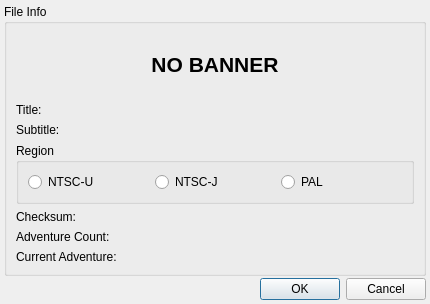
<?xml version="1.0" encoding="UTF-8"?>
<ui version="4.0">
 <class>FileInfoDialog</class>
 <widget class="QDialog" name="FileInfoDialog">
  <property name="geometry">
   <rect>
    <x>0</x>
    <y>0</y>
    <width>430</width>
    <height>288</height>
   </rect>
  </property>
  <property name="sizePolicy">
   <sizepolicy hsizetype="Fixed" vsizetype="Fixed">
    <horstretch>0</horstretch>
    <verstretch>0</verstretch>
   </sizepolicy>
  </property>
  <property name="windowTitle">
   <string>File Info</string>
  </property>
  <layout class="QGridLayout" name="gridLayout">
   <property name="margin">
    <number>4</number>
   </property>
   <property name="spacing">
    <number>2</number>
   </property>
   <item row="0" column="0">
    <widget class="QGroupBox" name="fileInfoGrpBox">
     <property name="title">
      <string>File Info</string>
     </property>
     <layout class="QGridLayout" name="gridLayout_2">
      <item row="1" column="0">
       <widget class="QLabel" name="titleLbl">
        <property name="text">
         <string>Title:</string>
        </property>
       </widget>
      </item>
      <item row="3" column="0">
       <widget class="QGroupBox" name="groupBox">
        <property name="title">
         <string>Region</string>
        </property>
        <layout class="QHBoxLayout" name="horizontalLayout">
         <item>
          <widget class="QRadioButton" name="ntscURadioBtn">
           <property name="text">
            <string>NTSC-U</string>
           </property>
          </widget>
         </item>
         <item>
          <widget class="QRadioButton" name="ntscJRadioBtn">
           <property name="text">
            <string>NTSC-J</string>
           </property>
          </widget>
         </item>
         <item>
          <widget class="QRadioButton" name="palRadioBtn">
           <property name="text">
            <string>PAL</string>
           </property>
          </widget>
         </item>
        </layout>
       </widget>
      </item>
      <item row="0" column="0">
       <layout class="QHBoxLayout" name="horizontalLayout_2">
        <item>
         <spacer name="horizontalSpacer_2">
          <property name="orientation">
           <enum>Qt::Horizontal</enum>
          </property>
          <property name="sizeHint" stdset="0">
           <size>
            <width>40</width>
            <height>20</height>
           </size>
          </property>
         </spacer>
        </item>
        <item>
         <widget class="QLabel" name="bannerImg">
          <property name="minimumSize">
           <size>
            <width>192</width>
            <height>64</height>
           </size>
          </property>
          <property name="maximumSize">
           <size>
            <width>192</width>
            <height>64</height>
           </size>
          </property>
          <property name="text">
           <string>&lt;html&gt;&lt;head/&gt;&lt;body&gt;&lt;p align=&quot;center&quot;&gt;&lt;span style=&quot; font-size:16pt; font-weight:600;&quot;&gt;NO BANNER&lt;/span&gt;&lt;/p&gt;&lt;/body&gt;&lt;/html&gt;</string>
          </property>
          <property name="alignment">
           <set>Qt::AlignCenter</set>
          </property>
         </widget>
        </item>
        <item>
         <spacer name="horizontalSpacer">
          <property name="orientation">
           <enum>Qt::Horizontal</enum>
          </property>
          <property name="sizeHint" stdset="0">
           <size>
            <width>40</width>
            <height>20</height>
           </size>
          </property>
         </spacer>
        </item>
       </layout>
      </item>
      <item row="5" column="0">
       <widget class="QLabel" name="adventureCountLbl">
        <property name="text">
         <string>Adventure Count:</string>
        </property>
       </widget>
      </item>
      <item row="4" column="0">
       <widget class="QLabel" name="checkSumLbl">
        <property name="text">
         <string>Checksum:</string>
        </property>
       </widget>
      </item>
      <item row="6" column="0">
       <widget class="QLabel" name="currentAdventureLbl">
        <property name="text">
         <string>Current Adventure:</string>
        </property>
       </widget>
      </item>
      <item row="2" column="0">
       <widget class="QLabel" name="subtitleLbl">
        <property name="text">
         <string>Subtitle:</string>
        </property>
       </widget>
      </item>
     </layout>
     <zorder>checkSumLbl</zorder>
     <zorder>adventureCountLbl</zorder>
     <zorder>currentAdventureLbl</zorder>
     <zorder>groupBox</zorder>
     <zorder>titleLbl</zorder>
     <zorder>subtitleLbl</zorder>
    </widget>
   </item>
   <item row="1" column="0">
    <widget class="QDialogButtonBox" name="buttonBox">
     <property name="orientation">
      <enum>Qt::Horizontal</enum>
     </property>
     <property name="standardButtons">
      <set>QDialogButtonBox::Cancel|QDialogButtonBox::Ok</set>
     </property>
    </widget>
   </item>
  </layout>
 </widget>
 <resources/>
 <connections>
  <connection>
   <sender>buttonBox</sender>
   <signal>accepted()</signal>
   <receiver>FileInfoDialog</receiver>
   <slot>accept()</slot>
   <hints>
    <hint type="sourcelabel">
     <x>248</x>
     <y>254</y>
    </hint>
    <hint type="destinationlabel">
     <x>157</x>
     <y>274</y>
    </hint>
   </hints>
  </connection>
  <connection>
   <sender>buttonBox</sender>
   <signal>rejected()</signal>
   <receiver>FileInfoDialog</receiver>
   <slot>reject()</slot>
   <hints>
    <hint type="sourcelabel">
     <x>316</x>
     <y>260</y>
    </hint>
    <hint type="destinationlabel">
     <x>286</x>
     <y>274</y>
    </hint>
   </hints>
  </connection>
 </connections>
</ui>
